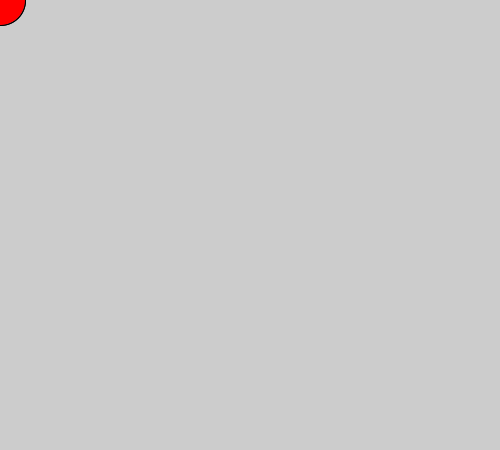
Frame 1 (no input)
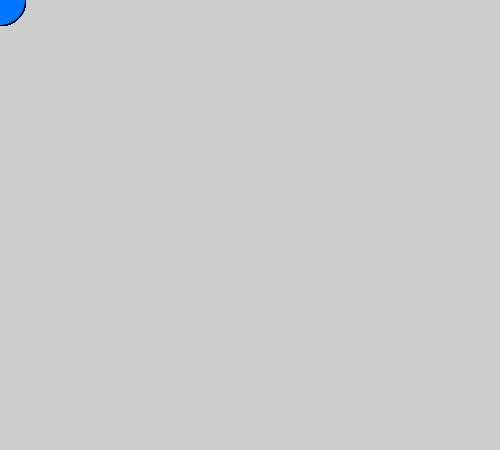
Frame 60 (the mouse pressed at the canvas centre just before this capture)
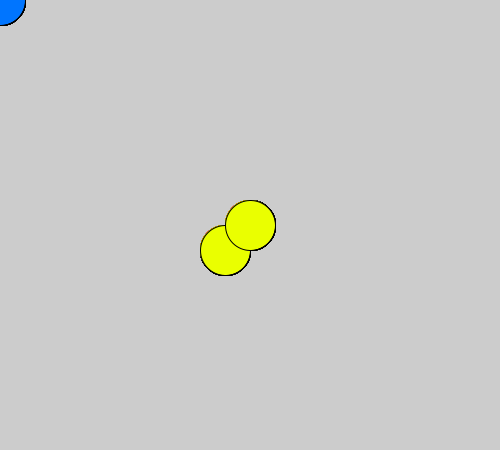
Frame 120 (the mouse held since frame 60 and released just before this capture)

The Processing sketch that drew these frames (run headless with seeded random() and noise(); from frame 60 on, the mouse is pressed at the canvas centre):

// Processing sketch: processing_30366
// ── processing_30366.pde

// tutorial 3 from monzP5.wordpress.com

float increment;

void setup(){

  size(500,450);
  smooth();
  colorMode(HSB,100); // processing supports different color modes
}                     // HSB means hue, saturation and brightness

void draw(){

fill(increment,100,100);
  ellipse(mouseY,mouseX,50,50); // the mouseY and mouseX have been swapped around
  ellipse(mouseX,mouseY,50,50); // creating a very simple symmetrical effect

  increment = increment + 1; // this is adding one to the increment variable every frame
  if (increment > 100) {   // this is saying that once increment reaches 100
   increment = 0;         //  set increment back to 0
  }

}

void mousePressed() {  // this is called an "event listener" it runs when you click
 background(100,0,100); // and refreshes the background

}           
                
